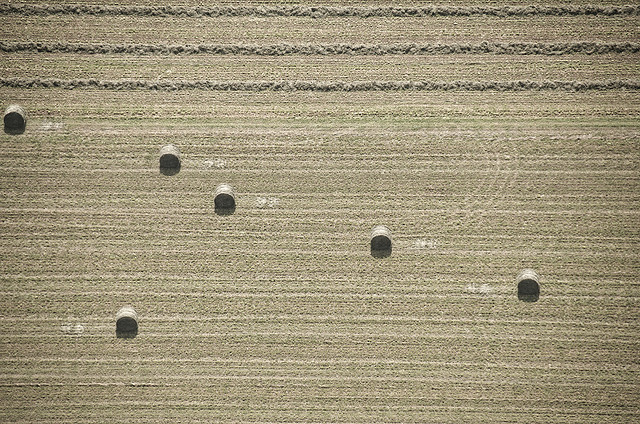
#> input picture code/LocateTarget/bales_side.jpg, 640 x 424 px
$ python LocateTarget.py bales_side.jpg   (Python 2 division)   (older library calls are emulated)
#> lines starting #> are read from the running program, lines starting #| are printed output that depends on the picture
#!/usr/bin/python
import cv2, cv
import numpy as np
import sys

DP = 4
MIN_DISTANCE = 20 # minimum distance in pixels between 2 circles
EDGE_THRESHOLD = 10 # threshold to define the edge of a circle
CENTER_THRESHOLD = 150 # threshold to identify the center of a circle
MIN_RADIUS = 2 # minimum radius of a circle
MAX_RADIUS = 20 # maximum radius of a circle

if len(sys.argv)>1:
    filename = sys.argv[1]
else:
    filename = 'p.png'

img_gray = cv2.imread(filename,cv2.CV_LOAD_IMAGE_GRAYSCALE)
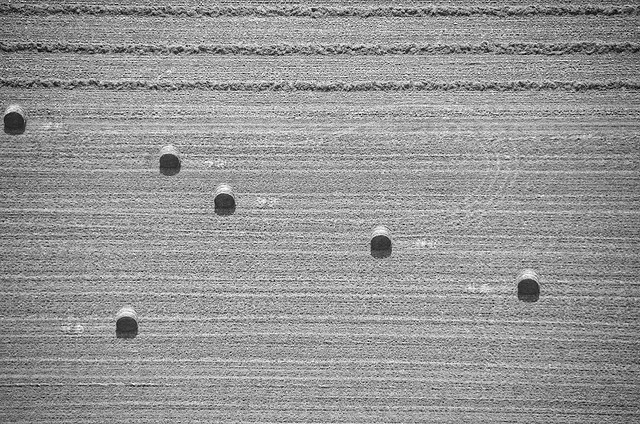
#> img_gray: shape (424, 640); min 0, max 255, mean 149.1

#> (the run stopped early here; a loop or call above may not have finished)

$ run again, on code/LocateTarget/bales_near.png
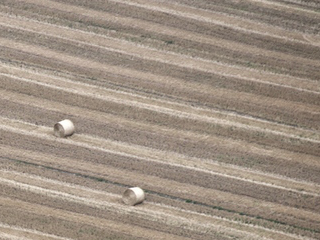
#> input picture code/LocateTarget/bales_near.png, 320 x 240 px
#> `img_gray = cv2.imread(filename,cv2.CV_LOAD_IMAGE_GRAYSCALE)`:
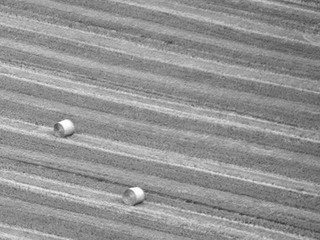
#> img_gray: shape (240, 320); min 57, max 254, mean 146.6

$ run again, on code/LocateTarget/bales_none.png
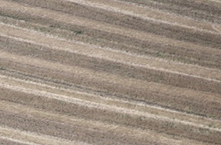
#> input picture code/LocateTarget/bales_none.png, 221 x 145 px
#> `img_gray = cv2.imread(filename,cv2.CV_LOAD_IMAGE_GRAYSCALE)`:
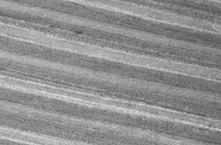
#> img_gray: shape (145, 221); min 69, max 223, mean 143.6
